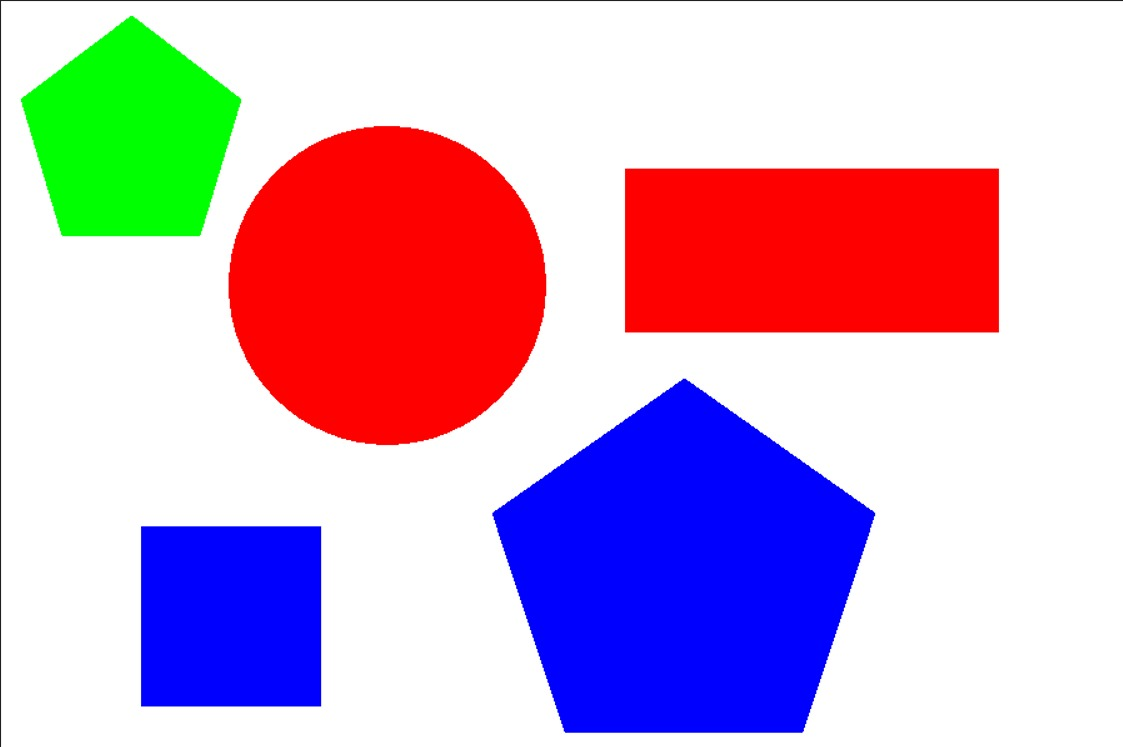
#> input picture test2.jpeg, 1123 x 747 px, found by its file name
$ python TTTTTTT.py
#> lines starting #> are read from the running program, lines starting #| are printed output that depends on the picture; after the words box and inside, x2 and y2 are one past the last pixel; in counts of white or black regions, pixels touching at a corner belong together
# -*- coding: utf-8 -*-
"""
Created on Tue Apr 12 20:08:04 2022

@author: Pranav
"""

# -*- coding: utf-8 -*-
"""
Created on Tue Apr 12 19:26:31 2022

@author: Pranav
"""


import numpy as np
import cv2

a=[]
res=[] #stores final result


#Shape Detection

def AddToList(a,ele):
    a.append(ele)

def AppendLists(b,a):
    b.append(a)

def ColorDetection():
   while(1):


    imageFrame = cv2.imread("C:\\Users\\Pranav\\Desktop\\SkillDev\\IEEE CS\\Image Processing\\test2.jpeg")

    # Convert the imageFrame in
    # BGR(RGB color space) to
    # HSV(hue-saturation-value)
    # color space
    hsvFrame = cv2.cvtColor(imageFrame, cv2.COLOR_BGR2HSV)

    # Set range for red color and
    # define mask
    red_lower = np.array([136, 87, 111], np.uint8)
    red_upper = np.array([180, 255, 255], np.uint8)
    red_mask = cv2.inRange(hsvFrame, red_lower, red_upper)

    # Set range for green color and
    # define mask
    green_lower = np.array([36, 50, 70], np.uint8)
    green_upper = np.array([89, 255, 255], np.uint8)
    green_mask = cv2.inRange(hsvFrame, green_lower, green_upper)

    # Set range for blue color and
    # define mask
    blue_lower = np.array([94, 80, 2], np.uint8)
    blue_upper = np.array([120, 255, 255], np.uint8)
    blue_mask = cv2.inRange(hsvFrame, blue_lower, blue_upper)


    # Set range for orange color and
    # define mask
    orange_lower = np.array([18, 40, 90], np.uint8)
    orange_upper = np.array([24, 255, 255], np.uint8)
    orange_mask = cv2.inRange(hsvFrame, orange_lower, orange_upper)

    # Set range for yellow color and
    # define mask
    yellow_lower = np.array([25, 50, 70], np.uint8)
    yellow_upper = np.array([35, 255, 255], np.uint8)
    yellow_mask = cv2.inRange(hsvFrame, yellow_lower, yellow_upper)

    # Morphological Transform, Dilation
    # for each color and bitwise_and operator
    # between imageFrame and mask determines
    # to detect only that particular color
    kernal = np.ones((5, 5), "uint8")

    # For red color
    red_mask = cv2.dilate(red_mask, kernal)
    #res_red = cv2.bitwise_and(imageFrame, imageFrame,
   #                           mask = red_mask)

    # For green color
    green_mask = cv2.dilate(green_mask, kernal)
   # res_green = cv2.bitwise_and(imageFrame, imageFrame,
   #                             mask = green_mask)

    # For blue color
    blue_mask = cv2.dilate(blue_mask, kernal)
   # res_blue = cv2.bitwise_and(imageFrame, imageFrame,
       #                        mask = blue_mask)

    # For orange color
    orange_mask = cv2.dilate(orange_mask, kernal)
   # res_orange = cv2.bitwise_and(imageFrame, imageFrame,
                   #            mask = orange_mask)
    # For yellow color
    yellow_mask = cv2.dilate(yellow_mask, kernal)
   #res_yellow = cv2.bitwise_and(imageFrame, imageFrame,
                              # mask = yellow_mask)

    #############
    # Creating contour to track red color
    contours, hierarchy = cv2.findContours(red_mask,
                                           cv2.RETR_TREE,
                                           cv2.CHAIN_APPROX_SIMPLE)

    for pic, contour in enumerate(contours):
        area = cv2.contourArea(contour)
        if(area > 300):
            x, y, w, h = cv2.boundingRect(contour)


            cv2.putText(imageFrame, "Red Colour", (x, y),
                        cv2.FONT_HERSHEY_SIMPLEX, 1.0,
                        (0, 0, 255))

        color="Red"
        return color

    #############
    # Creating contour to track green color
    contours, hierarchy = cv2.findContours(green_mask,
                                           cv2.RETR_TREE,
                                           cv2.CHAIN_APPROX_SIMPLE)

    for pic, contour in enumerate(contours):
        area = cv2.contourArea(contour)
        if(area > 300):


            cv2.putText(imageFrame, "Green Colour", (x, y),
                        cv2.FONT_HERSHEY_SIMPLEX,
                        1.0, (0, 255, 0))

        color="Green"
        return color

     # Creating contour to track orange color
    contours, hierarchy = cv2.findContours(orange_mask,
                                           cv2.RETR_TREE,
                                           cv2.CHAIN_APPROX_SIMPLE)

    for pic, contour in enumerate(contours):
        area = cv2.contourArea(contour)
        if(area > 300):
            x, y, w, h = cv2.boundingRect(contour)


            cv2.putText(imageFrame, "Orange Colour", (x, y),
                        cv2.FONT_HERSHEY_SIMPLEX, 1.0,
                        (0, 0, 255))

        color="Orange"
        return color

    #############
    # Creating contour to track blue color
    contours, hierarchy = cv2.findContours(blue_mask,
                                           cv2.RETR_TREE,
                                           cv2.CHAIN_APPROX_SIMPLE)


    for pic, contour in enumerate(contours):
        area = cv2.contourArea(contour)
        if(area > 300):
            x, y, w, h = cv2.boundingRect(contour)

            cv2.putText(imageFrame, "Blue Colour", (x, y),
                        cv2.FONT_HERSHEY_SIMPLEX,
                        1.0, (255, 0, 0))


        color="Blue"
        return color

 # Creating contour to track yellow color
    contours, hierarchy = cv2.findContours(yellow_mask,
                                           cv2.RETR_TREE,
                                           cv2.CHAIN_APPROX_SIMPLE)

    for pic, contour in enumerate(contours):
        area = cv2.contourArea(contour)
        if(area > 300):
            x, y, w, h = cv2.boundingRect(contour)


            cv2.putText(imageFrame, "Yellow Colour", (x, y),
                        cv2.FONT_HERSHEY_SIMPLEX, 1.0,
                        (0, 0, 255))


        color="Yellow"
        return color

##############################################################################################


img = cv2.imread('C:\\Users\\Pranav\\Desktop\\SkillDev\\IEEE CS\\Image Processing\\test2.jpeg')
#> img is the input picture: shape (747, 1123, 3); mean B, G, R 201, 173.2, 205.3
imgGry = cv2.cvtColor(img, cv2.COLOR_BGR2GRAY)
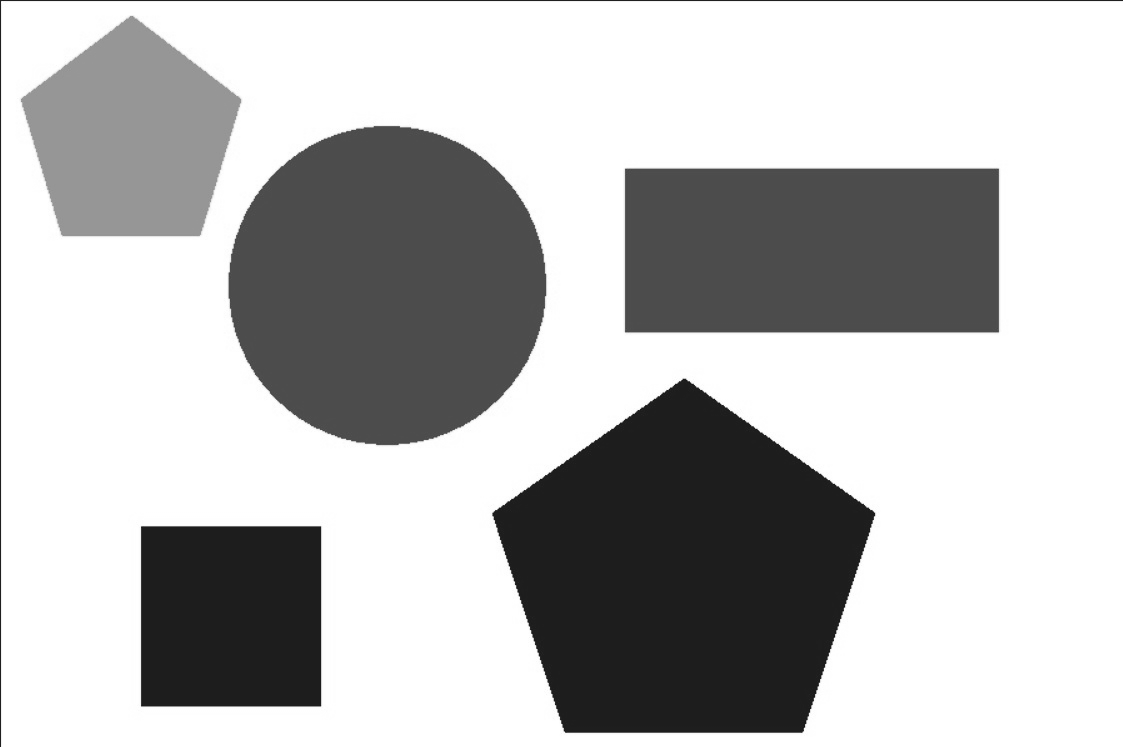
#> imgGry: shape (747, 1123); min 22, max 255, mean 186

ret, thrash = cv2.threshold(imgGry, 240 , 255, cv2.CHAIN_APPROX_NONE)
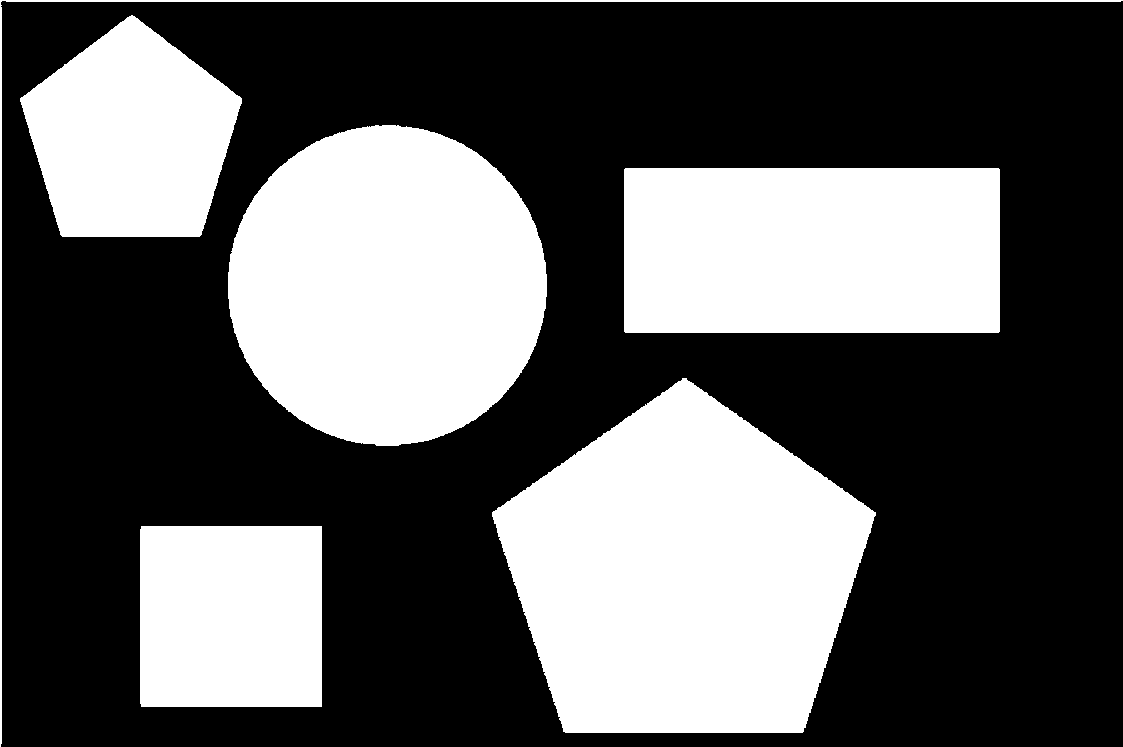
#> thrash: shape (747, 1123); 36.8% white; 6 white regions
contours , hierarchy = cv2.findContours(thrash, cv2.RETR_TREE, cv2.CHAIN_APPROX_NONE)
#> contours = 6 contours; box (x1, y1, x2, y2) and area: (492, 378, 876, 733) 94273, (228, 125, 547, 446) 79818, (624, 168, 1000, 333) 61498, (20, 15, 242, 237) 34182, (140, 526, 322, 707) 32575, (0, 0, 1123, 747) 1855


for contour in contours:

    approx = cv2.approxPolyDP(contour, 0.01* cv2.arcLength(contour, True), True)
#> approx = [[141, 526], [141, 706], [321, 706], [321, 526]]
    cv2.drawContours(img, [approx], 0, (0, 0, 0), 5)
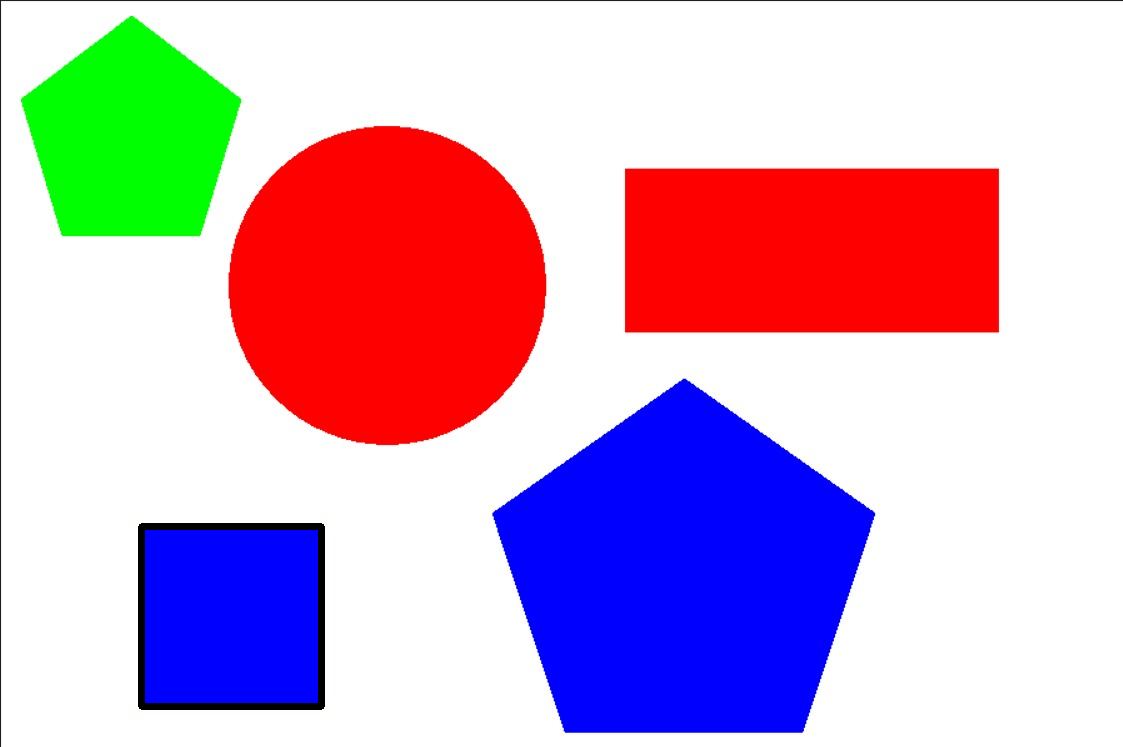
#> img: shape (747, 1123, 3); 0.6% of pixels changed, all inside (x1, y1, x2, y2) = (138, 523, 325, 710)
    x = approx.ravel()[0]
#> x = 141
    y = approx.ravel()[1] - 5
#> y = 521

    k=ColorDetection()
#> in ColorDetection, `hsvFrame = cv2.cvtColor(imageFrame, cv2.COLOR_BGR2HSV)`: hsvFrame: shape (747, 1123, 3); mean H, S, V 24.8, 91.7, 253.8
#> in ColorDetection, `red_mask = cv2.inRange(hsvFrame, red_lower, red_upper)`: red_mask: shape (747, 1123); 0.1% white in thin lines or dots, all inside (x1, y1, x2, y2) = (228, 126, 999, 445)
#> in ColorDetection, `green_mask = cv2.inRange(hsvFrame, green_lower, green_upper)`: green_mask: shape (747, 1123); 4.1% white; 1 white region, box (x1, y1, x2, y2) and area: (20, 16, 242, 237) 34373
#> in ColorDetection, `blue_mask = cv2.inRange(hsvFrame, blue_lower, blue_upper)`: blue_mask: shape (747, 1123); 15.1% white; 3 white regions (1 under 20 px), largest, box (x1, y1, x2, y2) and area: (493, 379, 875, 733) 93752, (141, 526, 321, 707) 32565
#> in ColorDetection, `orange_mask = cv2.inRange(hsvFrame, orange_lower, orange_upper)`: orange_mask: shape (747, 1123); every value is 0
#> in ColorDetection, `red_mask = cv2.dilate(red_mask, kernal)`: red_mask: shape (747, 1123); 0.82% white; 64 white regions, largest, box (x1, y1, x2, y2) and area: (240, 344, 270, 388) 416, (484, 160, 520, 198) 351, (278, 144, 316, 170) 283
#> in ColorDetection, `green_mask = cv2.dilate(green_mask, kernal)`: green_mask: shape (747, 1123); 4.3% white; 1 white region, box (x1, y1, x2, y2) and area: (18, 14, 244, 239) 36161
#> in ColorDetection, `blue_mask = cv2.dilate(blue_mask, kernal)`:
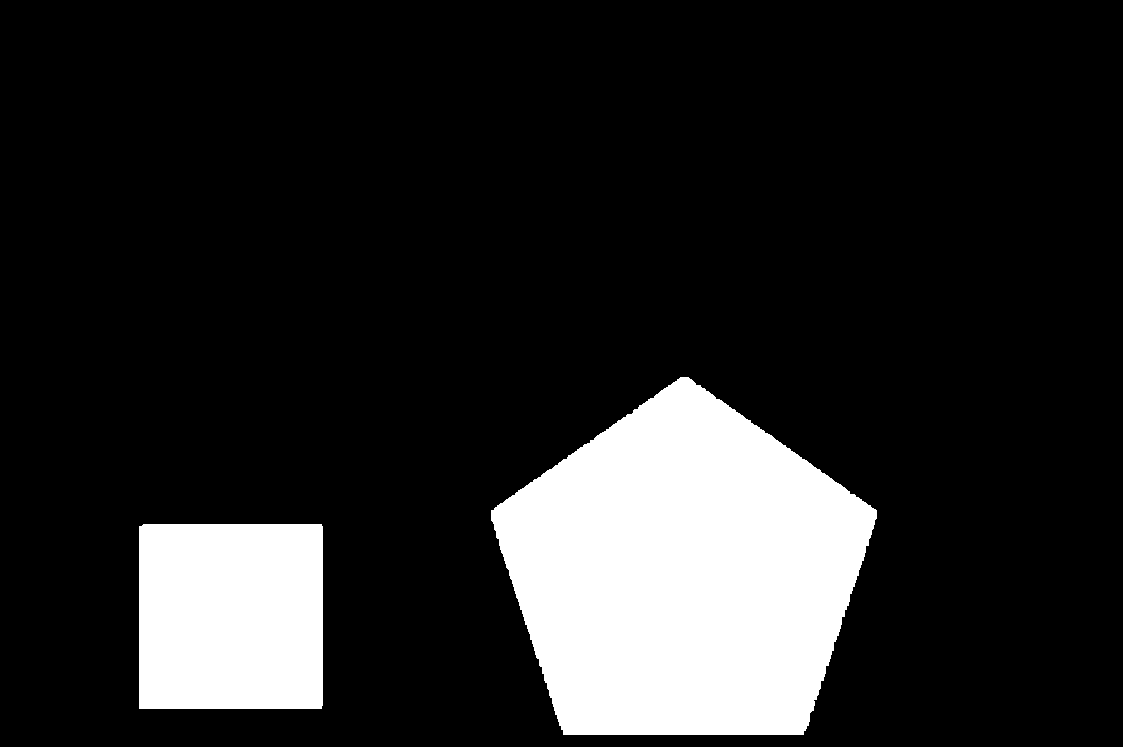
#> blue_mask: shape (747, 1123); 15.7% white; 2 white regions
#> in ColorDetection, `contours, hierarchy = cv2.findContours(red_mask, cv2.RETR_TREE, cv2.CH..`: contours = 65 contours, 5 with area under 20; largest, box (x1, y1, x2, y2) and area: (240, 344, 270, 388) 349, (484, 160, 520, 198) 286, (278, 144, 316, 170) 218, (522, 207, 540, 242) 210, (402, 125, 438, 140) 206
#> the loop in ColorDetection, `for pic, contour in enumerate(contours):` made 1 pass
#> (pic, contour, area, color) on pass 1: (0, [[374, 442], [374, 446], [380, 446], [380, 442]], 24, 'Red')
#> k = 'Red'
    #print(k)
    AddToList(a, k)

    if len(approx) == 3:
        cv2.putText( img, "Triangle", (x, y), cv2.FONT_HERSHEY_COMPLEX, 0.5, (0, 0, 0) )
    elif len(approx) == 4 :
        x, y , w, h = cv2.boundingRect(approx)
#> y = 526; w = 181; h = 181
        aspectRatio = float(w)/h
#> aspectRatio = 1
        #print(aspectRatio)


        if aspectRatio >= 0.95 and aspectRatio < 1.05:
            cv2.putText(img, "square", (x, y), cv2.FONT_HERSHEY_COMPLEX, 0.5, (0, 0, 0))
#> img: shape (747, 1123, 3); 0.01% of pixels changed, all inside (x1, y1, x2, y2) = (143, 519, 198, 531)
            AddToList(a, "Square")
        else:
            cv2.putText(img, "rectangle", (x, y), cv2.FONT_HERSHEY_COMPLEX, 0.5, (0, 0, 0))
            AddToList(a, "Rectangle")

    elif len(approx) == 5 :
        cv2.putText(img, "pentagon", (x, y), cv2.FONT_HERSHEY_COMPLEX, 0.5, (0, 0, 0))
        AddToList(a, "Pentagon")
    elif len(approx) == 10 :
        cv2.putText(img, "star", (x, y), cv2.FONT_HERSHEY_COMPLEX, 0.5, (0, 0, 0))
        AddToList(a, "Star")
    else:
        cv2.putText(img, "circle", (x, y), cv2.FONT_HERSHEY_COMPLEX, 0.5, (0, 0, 0))
        AddToList(a, "Circle")

    #print(a)


    # finding center point of shape
    M = cv2.moments(contour)
#> M = moments, m00 32575, centre m10/m00, m01/m00 = (230.5, 616)
    if M['m00'] != 0.0:
    		x = int(M['m10']/M['m00'])
#> x = 230
    		y = int(M['m01']/M['m00'])
#> y = 616
    l1=list((x,y))
#> l1 = [230, 616]
    AddToList(a, l1) #Should be done at the end


AppendLists(res, a)


cv2.imshow('shapes', img)
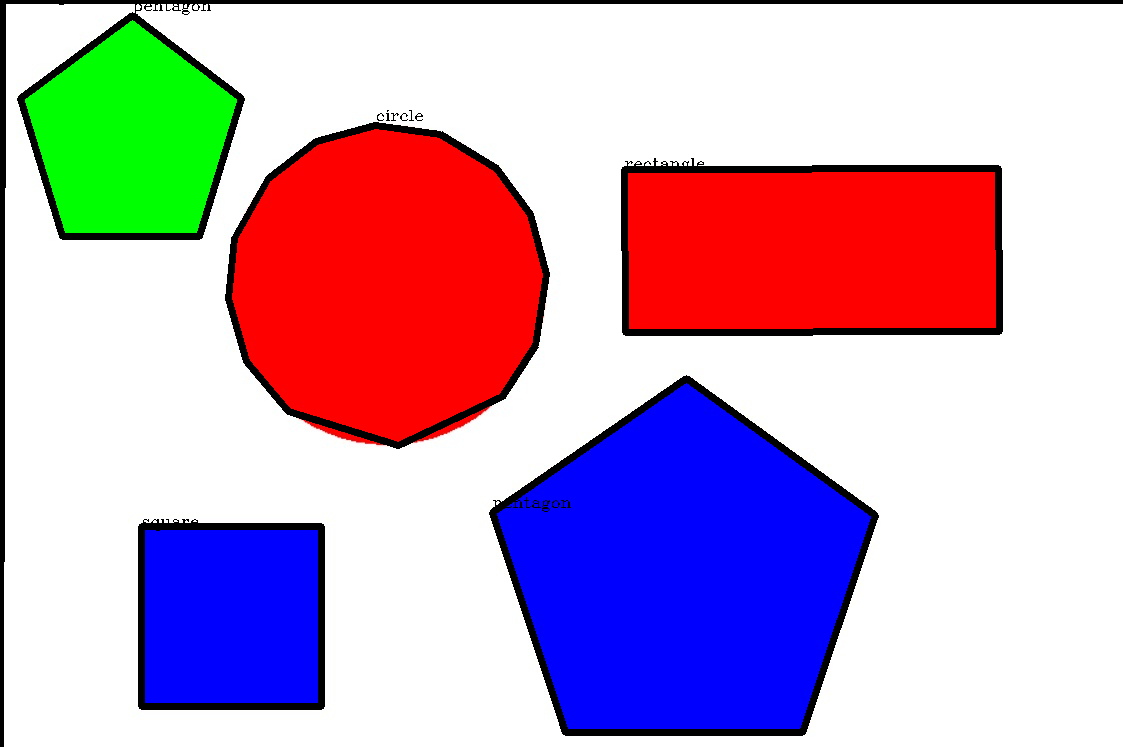
#> window 'shapes': shape (747, 1123, 3); mean B, G, R 192.6, 166, 196.3

cv2.waitKey(0)
cv2.destroyAllWindows()
